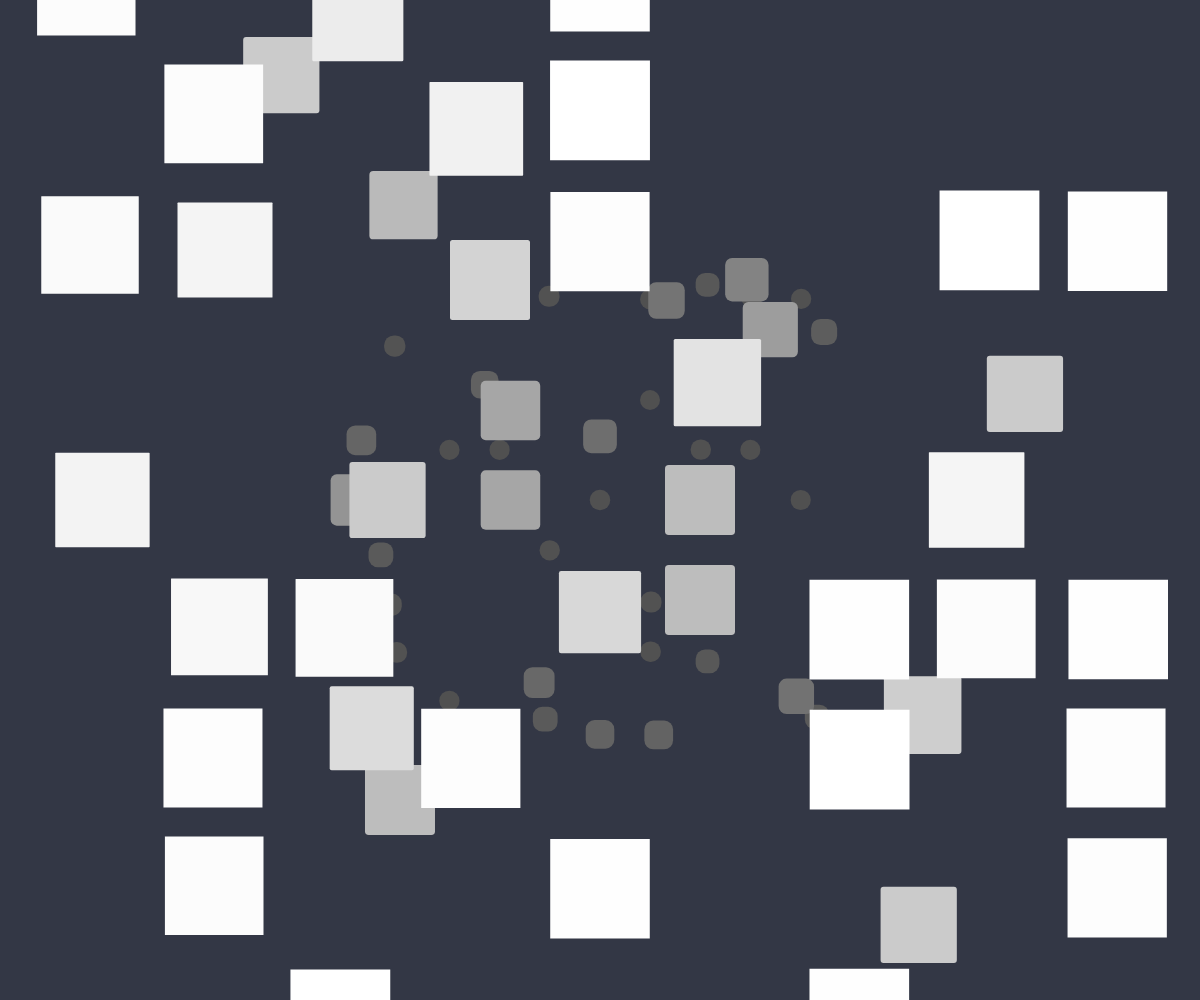
Frame 1 (no input)
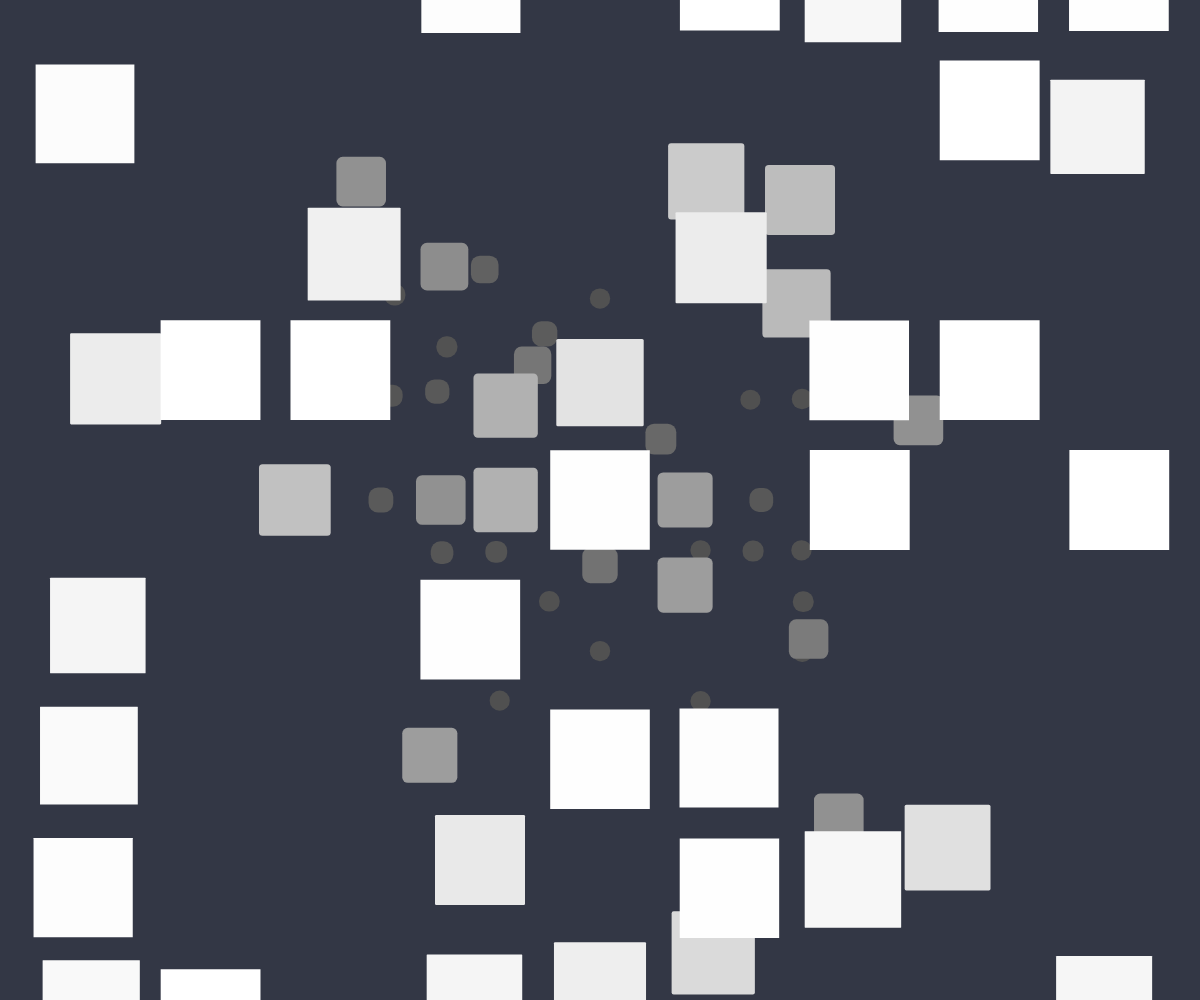
Frame 60 (no input)
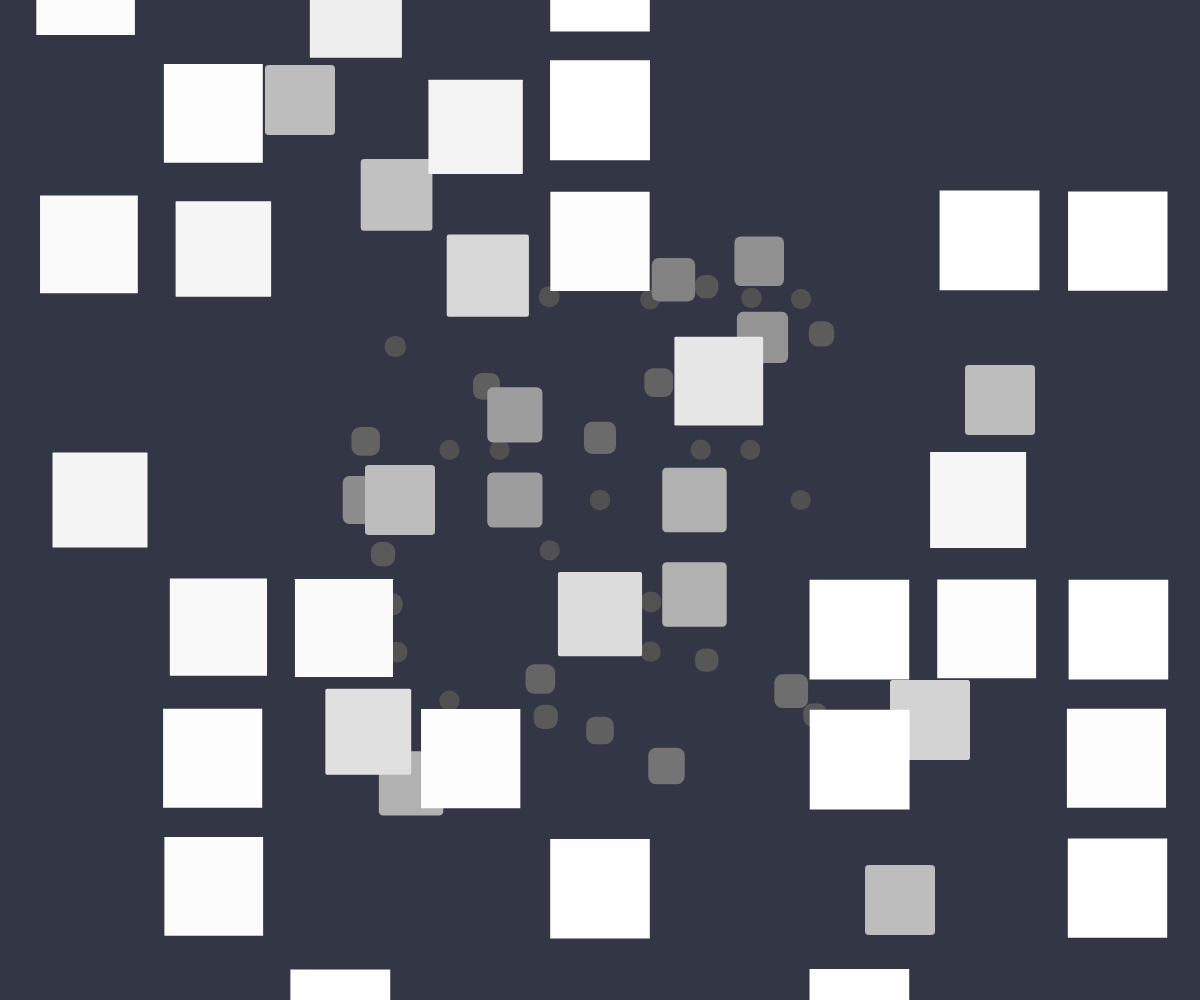
Frame 120 (the mouse pressed at the canvas centre since frame 60)

The p5.js sketch that drew these frames (run headless with seeded random() and noise() and a simulated clock; from frame 60 on, the mouse is pressed at the canvas centre):

// p5.js sketch
// ── sketch.js

let cols, rows;
let gap = 30;
let sD=20, tD=100;

let duration = 60;

let colors = ['#ffbe0b', '#fb5607', '#ff006e', '#8338ec', '#3a86ff', '#00bfa5', '#ff4081', '#7c4dff'];

let chRs = [];

function setup() {
  createCanvas(windowWidth, windowHeight);
  noStroke();
  rectMode(CENTER);
  initGrid();
}

function initGrid() {
  chRs = [];
  let base = min(width, height);
  cols = floor(base / tD) - 1;
  rows = cols;

  let paddingLX = (width  - (cols*tD + (cols-1)*gap)) / 2;
  let paddingLY = (height - (rows*tD + (rows-1)*gap)) / 2;
  let paddingSX = (width  - (cols*sD + (cols-1)*gap)) / 2;
  let paddingSY = (height - (rows*sD + (rows-1)*gap)) / 2;

  for (let i = 0; i < cols; i++) {
    for (let j = 0; j < rows; j++) {
      let tx = i*(tD + gap) + tD/2 + paddingLX;
      let ty = j*(tD + gap) + tD/2 + paddingLY;
      let sx = i*(sD + gap) + sD/2 + paddingSX;
      let sy = j*(sD + gap) + sD/2 + paddingSY;
      chRs.push(new ColorDrop(sx, sy, tx, ty));
    }
  }
}

function windowResized() {
  resizeCanvas(windowWidth, windowHeight);
  initGrid();
}

function draw() {
  background('#333745');

  // let stepS = sD + gap;
  // let offX = (sD/2 + (width  - (cols*sD + (cols-1)*gap)) / 2) % stepS;
  // let offY = (sD/2 + (height - (rows*sD + (rows-1)*gap)) / 2) % stepS;
  // fill(240);
  // for (let x = offX; x < width  + stepS; x += stepS)
  //   for (let y = offY; y < height + stepS; y += stepS)
  //     circle(x, y, sD);


  for (let chR of chRs) chR.update();
  chRs.sort((a, b) => a.d - b.d);
  for (let chR of chRs) chR.show();
}

class ColorDrop {
  constructor(sx, sy, tx, ty) {
    this.startX = sx;
    this.startY = sy;
    this.targetX = tx;
    this.targetY = ty;
    this.x = this.startX;
    this.y = this.startY;
    this.startD = sD;
    this.targetD = tD;
    this.d = this.startD;
    this.startR = this.d / 2;
    this.targetR = 0;
    this.rd = this.startR;
    this.startColor = color(80);
    this.targetColor = color(255);
    // this.targetColor.setAlpha(200);
    this.currentColor = this.startColor;
    this.offset = floor(random(duration * 2));
  }

  show() {
    fill(this.currentColor);
    rect(this.x, this.y, this.d, this.d, this.rd, this.rd, this.rd, this.rd);
  }

  update() {
    let t = (frameCount + this.offset) % (duration * 2);
    if (t > 0 && t <= duration) {
      let n = norm(t, 1, duration);
      let easing = easeInExpo(n);
      this.x = lerp(this.startX, this.targetX, easing);
      this.y = lerp(this.startY, this.targetY, easing);
      this.d = lerp(this.startD, this.targetD, easing);
      this.rd = lerp(this.startR, this.targetR, easing);
      this.currentColor = lerpColor(this.startColor, this.targetColor, easing);
    } else if (t > duration && t < duration * 2) {
      let n = norm(t, duration, duration * 2);
      let easing = easeInExpo(n);
      this.x = lerp(this.targetX, this.startX, easing);
      this.y = lerp(this.targetY, this.startY, easing);
      this.d = lerp(this.targetD, this.startD, easing);
      this.rd = lerp(this.targetR, this.startR, easing);
      this.currentColor = lerpColor(this.targetColor, this.startColor, easing);
    } else {
      this.x = this.startX;
      this.y = this.startY;
      this.d = this.startD;
      this.rd = this.startR;
      this.currentColor = color(80);
      this.targetColor = color(255);
      // this.targetColor.setAlpha(200);
    }
  }
}

function easeInExpo(x) {
  return x === 0 ? 0 : Math.pow(2, 10 * x - 10);
}

function easeOutCirc(x) {
  return Math.sqrt(1 - Math.pow(x - 1, 2));
}
